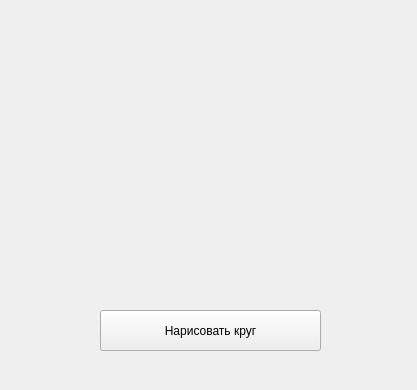
<?xml version="1.0" encoding="UTF-8"?>
<ui version="4.0">
 <class>Form</class>
 <widget class="QWidget" name="Form">
  <property name="geometry">
   <rect>
    <x>0</x>
    <y>0</y>
    <width>417</width>
    <height>390</height>
   </rect>
  </property>
  <property name="windowTitle">
   <string>Form</string>
  </property>
  <widget class="QPushButton" name="circle_button">
   <property name="geometry">
    <rect>
     <x>100</x>
     <y>310</y>
     <width>221</width>
     <height>41</height>
    </rect>
   </property>
   <property name="text">
    <string>Нарисовать круг</string>
   </property>
  </widget>
 </widget>
 <resources/>
 <connections/>
</ui>
